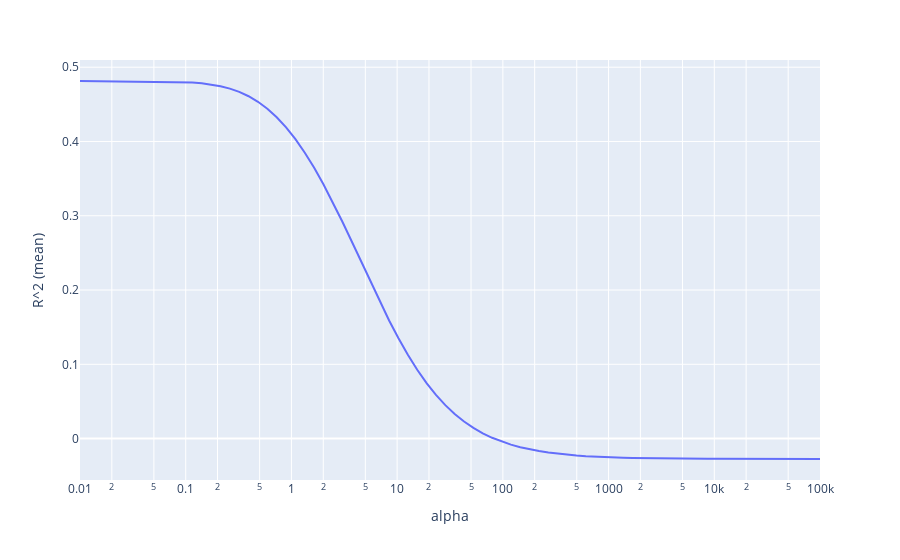

Write notebook code for a chart like this one.
### Code cell
# we pick alpha before the drop of the R^2 value
r2_means = []

for i in alphas:
    r2_means.append(cross_val_score(Ridge(alpha=i), original_X, original_y).mean())

result = pd.DataFrame(zip(alphas, r2_means), columns=['alpha', 'R^2 (mean)'])
fig = px.line(result, x='alpha', y='R^2 (mean)')
fig.update_xaxes(type='log')
fig.show()
